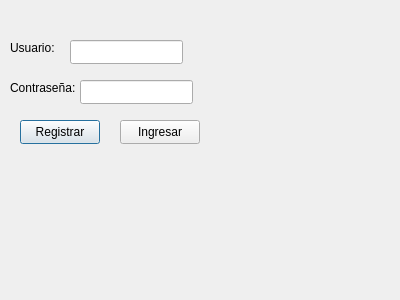
<?xml version="1.0" encoding="UTF-8"?>
<ui version="4.0">
 <class>VentanaLogin</class>
 <widget class="QDialog" name="VentanaLogin">
  <property name="geometry">
   <rect>
    <x>0</x>
    <y>0</y>
    <width>400</width>
    <height>300</height>
   </rect>
  </property>
  <property name="windowTitle">
   <string>Dialog</string>
  </property>
  <widget class="QLabel" name="label">
   <property name="geometry">
    <rect>
     <x>10</x>
     <y>40</y>
     <width>49</width>
     <height>16</height>
    </rect>
   </property>
   <property name="text">
    <string>Usuario:</string>
   </property>
  </widget>
  <widget class="QLabel" name="label_2">
   <property name="geometry">
    <rect>
     <x>10</x>
     <y>80</y>
     <width>71</width>
     <height>16</height>
    </rect>
   </property>
   <property name="text">
    <string>Contraseña:</string>
   </property>
  </widget>
  <widget class="QLineEdit" name="txtUser">
   <property name="geometry">
    <rect>
     <x>70</x>
     <y>40</y>
     <width>113</width>
     <height>24</height>
    </rect>
   </property>
  </widget>
  <widget class="QLineEdit" name="txtPass">
   <property name="geometry">
    <rect>
     <x>80</x>
     <y>80</y>
     <width>113</width>
     <height>24</height>
    </rect>
   </property>
   <property name="echoMode">
    <enum>QLineEdit::EchoMode::Password</enum>
   </property>
  </widget>
  <widget class="QPushButton" name="btnRegistrar">
   <property name="geometry">
    <rect>
     <x>20</x>
     <y>120</y>
     <width>80</width>
     <height>24</height>
    </rect>
   </property>
   <property name="text">
    <string>Registrar</string>
   </property>
  </widget>
  <widget class="QPushButton" name="btnIngresar">
   <property name="geometry">
    <rect>
     <x>120</x>
     <y>120</y>
     <width>80</width>
     <height>24</height>
    </rect>
   </property>
   <property name="text">
    <string>Ingresar</string>
   </property>
  </widget>
 </widget>
 <resources/>
 <connections/>
</ui>
